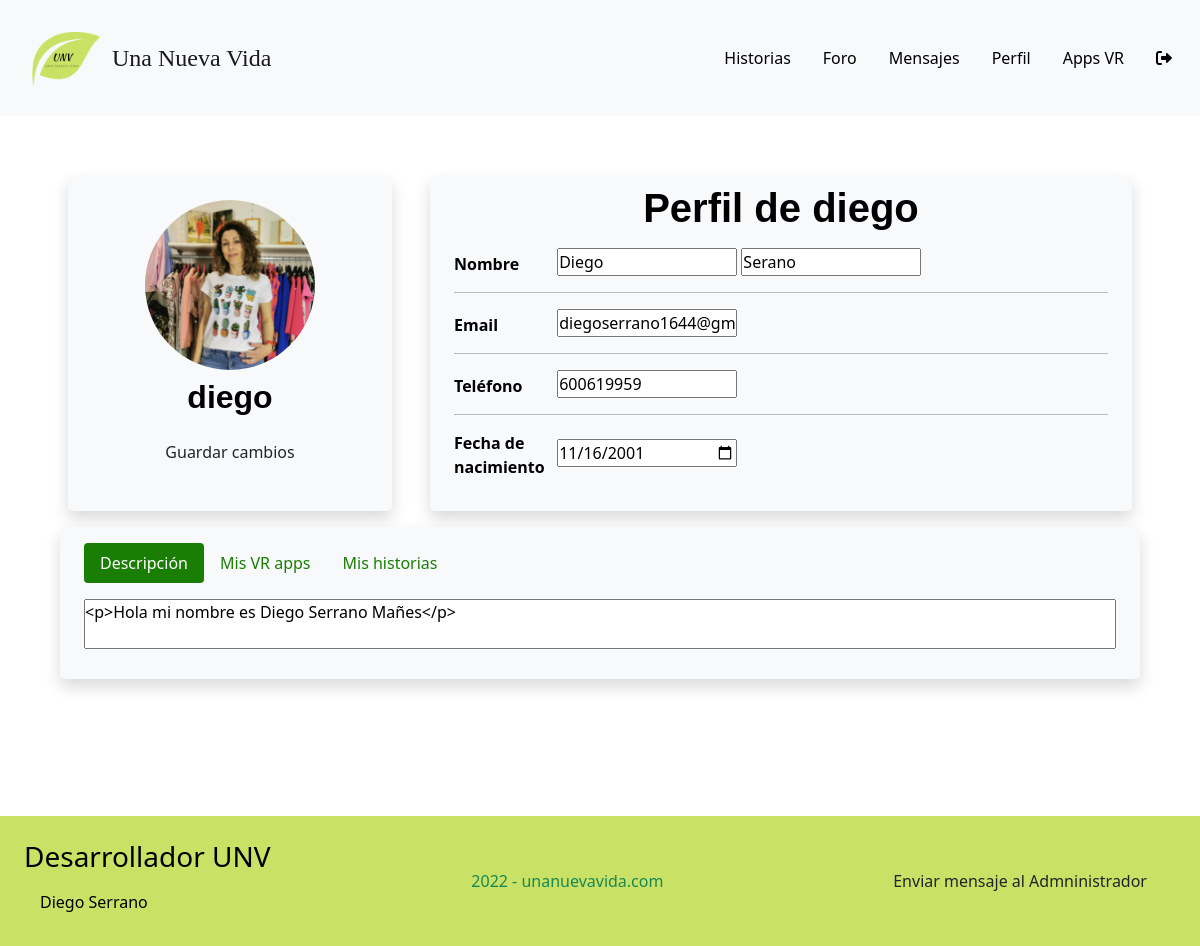
Before: /web/index.php?ctl=modificarPerfil&id=70 (signed in) with the older database file.
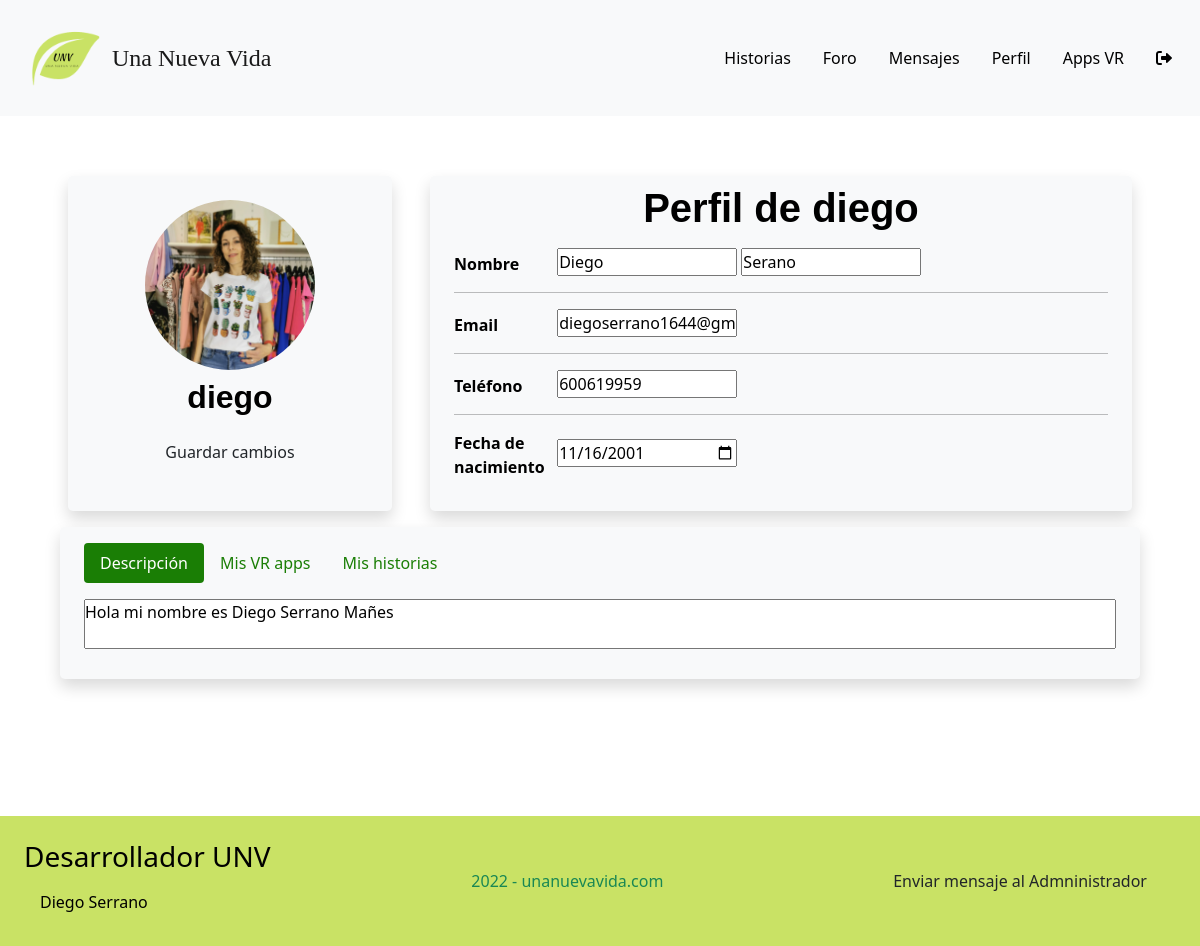
After: the same page with the newer database file.
### tables this page shows
CREATE TABLE `usuarios` (
  `id_usuario` int(11) NOT NULL,
  `usuario` varchar(10) NOT NULL,
  `password` varchar(200) NOT NULL,
  `nombre` varchar(20) NOT NULL,
  `apellidos` varchar(40) DEFAULT NULL,
  `email` varchar(40) NOT NULL,
  `telefono` varchar(12) DEFAULT NULL,
  `fecha_nac` date DEFAULT NULL,
  `descripcion` text DEFAULT NULL,
  `vr_apps` text DEFAULT NULL,
  `foto_perfil` varchar(100) NOT NULL,
  `fecha_creacion` datetime NOT NULL DEFAULT current_timestamp(),
  `rol` int(11) NOT NULL,
  `activo` int(11) NOT NULL,
  `google` tinyint(4) NOT NULL
);

### app/controladores/cUsuarios.php (called while the page is built, shortened)
<?php
class cUsuarios
{
    public function modificarPerfil()
    {
        try {
            $usuario = new Usuario();
            $params = $usuario->getUsuario($_SESSION['id_usuario']);
        } catch (Exception $e) {
            error_log($e->getMessage() . microtime() . PHP_EOL, 3, "logExceptio.txt");
            header('Location: index.php?ctl=error');
        } catch (Error $e) {
            error_log($e->getMessage() . microtime() . PHP_EOL, 3, "logError.txt");
            header('Location: index.php?ctl=error');
        }
        require __DIR__ . '/../vistas/vModificarPerfil.php';
    }
}

### app/modelos/Model.php (called while the page is built, shortened)
<?php
class Model extends PDO {
    public function __construct()
    {
            $this->conexion = new PDO('mysql:host=' . Config::$mvc_bd_hostname . ';dbname=' . Config::$mvc_bd_nombre . '', Config::$mvc_bd_usuario, Config::$mvc_bd_clave);
    }
}
?>

### app/modelos/classUsuario.php (called while the page is built, shortened)
<?php
class Usuario extends Model {
    public function getUsuario($id) {
        $consulta = "SELECT * FROM usuarios WHERE id_usuario=:id";
        $result = $this->conexion->prepare($consulta);
        $result->bindParam(':id', $id);
        if ($result->execute()) {
            return $result->fetch(PDO::FETCH_ASSOC);
        } else {
            return false;
        }
    }
}
?>

### app/vistas/vModificarPerfil.php (the view, shortened to what this page needs)
<main class="container-fluid perfilContainer" id="perfilContainer">
	<form
		action="<?php echo "index.php?ctl=modificarPerfil&id=" . $_SESSION['id_usuario']?>" method="POST" id="form1" enctype="multipart/form-data">
		<div class="row justify-content-center">
			<div
				class="d-grid mb-3 col-12 col-md-3 bg-light border-2 border-dark rounded-3 shadow imgContainerP">
				<input type="file" id="foto_perfil" name="foto_perfil"> <a
					href="javascript:document.getElementById('foto_perfil').click();"
					class="rounded-circle text-center mx-auto"> <img
					class="rounded-circle mt-4 imgPfpH"
					src="<?php echo $params['foto_perfil'] ?>"
					title="Click to change profile pic" alt="Picture"></a>
				<h2 class="fw-bold text-center"><?php echo $params['usuario'] ?></h2>
				<a class="text-center mb-3"><button type="submit" form="form1"
						class="btn colorSecundario w-75 text-center mb-3" name="saveChanges">Guardar
						cambios</button></a>
			</div>
			<div
				class="col-12 col-md-8 bg-light border-2 border-dark rounded-3 shadow pt-2 pb-3 px-4 mb-3 infoContainer">
				<h1 class="fw-bold text-center mb-3">Perfil de <?php echo $params['usuario'] ?></h1>
				<p>
					<span class="d-inline-block fw-bold me-4 align-middle">Nombre</span>
					<input type="text" id="nombre" name="nombre"
						value="<?php echo $params['nombre'] ?>" placeholder="First name"
						required></input> <input type="text" id="apellidos" name="apellidos"
						value="<?php echo (isset($params['apellidos']))?$params['apellidos']:"" ?>"
						placeholder="Last name"></input>
				</p>
				<hr>
				<p>
					<span class="d-inline-block fw-bold me-4 align-middle">Email</span>
					<input type="email" id="email" name="email"
						value="<?php echo $params['email'] ?>" placeholder="Email"
						required></input>
				</p>
				<hr>
				<p>
					<span class="d-inline-block fw-bold me-4 align-middle">Teléfono</span>
					<input type="tel" id="tel" name="tel"
						value="<?php echo (isset($params['telefono']) && !empty($params['telefono']))? $params['telefono']:"" ?>"></input>
				</p>
				<hr>
				<p>
					<span class="d-inline-block fw-bold me-4 align-middle">Fecha de nacimiento</span>
					<input type="date" id="fNacimiento" name="fNacimiento"
						value="<?php echo $params['fecha_nac'] ?>"></input>
				</p>
			</div>
		</div>
		<div class="row justify-content-center">
			<div
				class="col-12 col-md-12 bg-light border-2 border-dark rounded-3 shadow pt-3 pb-4 px-4 extraContainer">
				<ul class="nav nav-pills mb-3" id="pills-tab" role="tablist">
					<li class="nav-item" role="presentation">
						<button class="nav-link active" id="pills-desc-tab"
							data-bs-toggle="pill" data-bs-target="#pills-desc" type="button"
							role="tab" aria-controls="pills-desc" aria-selected="true">Descripción</button>
					</li>
					<li class="nav-item" role="presentation">
						<button class="nav-link" id="pills-vr_apps-tab"
							data-bs-toggle="pill" data-bs-target="#pills-vr_apps"
							type="button" role="tab" aria-controls="pills-vr_apps"
							aria-selected="false">Mis VR apps</button>
					</li>
					<li class="nav-item" role="presentation">
						<button class="nav-link" id="pills-historias-tab"
							data-bs-toggle="pill" data-bs-target="#pills-historias"
							type="button" role="tab" aria-controls="pills-historias"
							aria-selected="false">Mis historias</button>
					</li>
				</ul>
				<div class="tab-content" id="pills-tabContent">
					<div class="tab-pane fade show active text-justify" id="pills-desc"
						role="tabpanel" aria-labelledby="pills-desc-tab">
						<textarea id="descripcion" name="descripcion" onkeyup="textAreaAdjust(this)"><?php echo (isset($params['descripcion']))?$params['descripcion']:"" ?></textarea>
					</div>
				</div>
			</div>
		</div>
	</form>
</main>
<?php $contenido = ob_get_clean() ?>
<?php include __DIR__ . './layout.php' ?>

### web/index.php (shortened to what this page needs)
<?php
require_once __DIR__ . '/../app/Config.php';
require_once __DIR__ . '/../app/modelos/Model.php';
require_once __DIR__ . '/../app/modelos/classUsuario.php';
require_once __DIR__ . '/../app/controladores/cUsuarios.php';
if (isset($_GET['ctl'])) {
    if (isset($map[$_GET['ctl']])) {
        $ruta = $_GET['ctl'];
    } else {
        header('location: ../app/vistas/vNotFound.php');
        exit;
    }
} else {
    $ruta = 'inicio';
}
$controlador = $map[$ruta];
if ($controlador['rol']<=$_SESSION['rol']) {
    if (method_exists($controlador['controller'],$controlador['action'])) {
            call_user_func(array(new $controlador['controller'],
                $controlador['action']));;
        }
    } else{
        $controlador = $map['sinpermisos'];
        call_user_func(array(new $controlador['controller'],
            $controlador['action']));;
    }
?>

### app/vistas/layout.php (shortened to what this page needs)
<!DOCTYPE html>
<html>
<head>
<link href="https://cdn.jsdelivr.net/npm/bootstrap@5.1.3/dist/css/bootstrap.min.css" rel="stylesheet">
<link rel="stylesheet" href="https://cdnjs.cloudflare.com/ajax/libs/font-awesome/6.0.0/css/all.min.css" />
<link rel="stylesheet" href="https://cdn.jsdelivr.net/npm/bootstrap-icons@1.8.0/font/bootstrap-icons.css">
<link href="../web/css/style.css" rel="stylesheet">
</head>
<body class="">
    <nav class="navbar navbar-expand-lg navbar-light bg-light sticky-top">
        <div class="container-fluid">
            <img src="../web/img/logo_100.png" width="100px" height="100px">
            <a class="navbar-brand navTitle" href="index.php">Una Nueva Vida</a>
            <div class="collapse navbar-collapse" id="navbarSupportedContent">
                <div class="d-lg-flex align-items-center">
                <?php
                if (isset($_SESSION['id_usuario'])) {
                    echo "<a id=\"historias\" class=\"nav-link nav-item text-black\" href=\"index.php?ctl=listarHistorias\">Historias</a>";
                    echo "<a id=\"foro\" class=\"nav-link nav-item text-black\" href=\"index.php?ctl=listarForo\">Foro</a>";
                    echo "<a id=\"mensajes\" class=\"nav-link nav-item text-black\" href=\"index.php?ctl=listarMensaje\">Mensajes</a>";
                    echo "<a id=\"perfil\" class=\"nav-link nav-item text-black\" href=\"index.php?ctl=verPerfil&id=" . $_SESSION['id_usuario'] . "\">Perfil</a>";
                    echo "<a id=\"apps\" class=\"nav-link nav-item text-black\" href=\"index.php?ctl=listarApps\">Apps VR</a>";
                    echo "<a id=\"salir\" class=\"nav-link nav-item text-black\" href=\"index.php?ctl=salirUsuario\"><i class=\"fas fa-sign-out-alt\"></i></a>";
                }
                ?>
                </div>
            </div>
        </div>
    </nav>
<div class="text-black" id="contenido" style="">
<?php echo $contenido ?>
</div>
<footer class="text-black d-flex flex-column-reverse flex-md-row p-4 w-100 align-items-center justify-content-between" style="background-color:#c9e265;">
            <div>
                <ul class="list-group list-group-flush">
                    <h3>Desarrollador UNV</h3>
                    <li style="background-color:#c9e265;" class="list-group-item text-black">Diego Serrano</li>
                </ul>
            </div>
            <div class="p-4">
                <a class="text-success m-3 text-decoration-none" href="">2022 - unanuevavida.com</a>
            </div>
            <div class="d-flex flex-column justify-content-center">
        <?php
        if (isset($_SESSION['rol'])) {
            if ($_SESSION['rol']==1) {
                echo "<button type=\"button\" class=\"btn secundarioDark m-3\" data-bs-toggle=\"modal\" data-bs-target=\"#contactAdmin\">Enviar mensaje al Admninistrador</button>";
            };
        }?>
            </div>
</footer>
</body>
</html>

### web/css/style.css (style rules this page uses)
* { -webkit-box-sizing: border-box; box-sizing: border-box; margin: 0; padding: 0; }
h1 { font-family: 'Orbitron', sans-serif; text-align: center; }
h2 { font-family: 'Orbitron', sans-serif; }
footer { width: 100%; position: relative; clear: both; overflow: visible; }
.navTitle { font-family: 'Press Start 2P', cursive; color:#7738a7; font-size: 1.5em; }
#contenido { min-height: 80vh; }
.perfilContainer { width: 90%; margin-top: 5%; color: black; }
.imgPfp, .imgPfpH { width: 150px; min-width: 120px; height: 150px; overflow: hidden; object-fit: cover; transition: .5s ease; }
.infoContainer { width: 100%; min-width: 300px; color: black; }
.infoContainer span { width: 75px; }
.extraContainer { width: 100%; min-width: 300px; color: black; }
.text-justify { text-align: justify; }
.perfilContainer textarea { width: 100%; resize: none; overflow: hidden; }
.imgContainerP { width: 70%; min-width: 300px; margin-right: 0%; }
@media ( min-width : 992px) { .perfilContainer input { width: 180px; } }
@media ( min-width : 992px) { .imgContainerP { width: 30%; min-width: 200px; margin-right: 38px; } }
@media ( min-width : 992px) { .imgPfp, .imgPfpH { width: 170px; height: 170px; } }
@media ( min-width : 992px) { .infoContainer { width: 65%; min-width: 500px; } }
@media ( min-width : 992px) { .extraContainer { width: 100%; min-width: 300px; margin-bottom: 0%; } }
.nav-pills .nav-link.active { background-color: #1a7e05; color:white; }
.nav-pills .nav-link { color: #1a7e05; }

Changed rows visible on the page:
changed usuarios "diego": descripcion "<p>Hola mi nombre es Diego Serrano Mañes</p>" → "Hola mi nombre es Diego Serrano Mañes"
